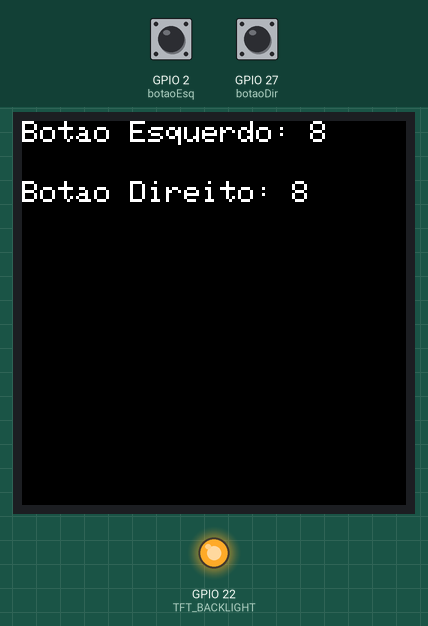
Simulated run of this sketch. Board: ESP32. Shown: 128×128 colour display, output pins drawn as LEDs (lit = HIGH). The test bench sets the inputs (shaded band); at power-on: GPIO 2 (botaoEsq) HIGH, GPIO 27 (botaoDir) HIGH.

Above: at 1.6 s.
1.7 s: GPIO 2 (botaoEsq) pulled LOW for 1 s
At 1.94 s:
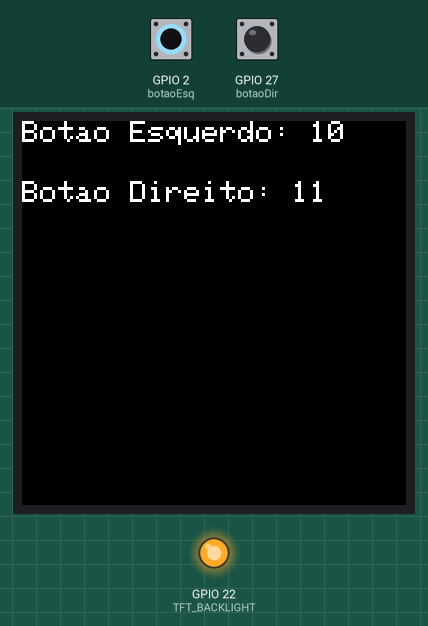
5.7 s: GPIO 27 (botaoDir) pulled LOW for 0.15 s
At 6.32 s:
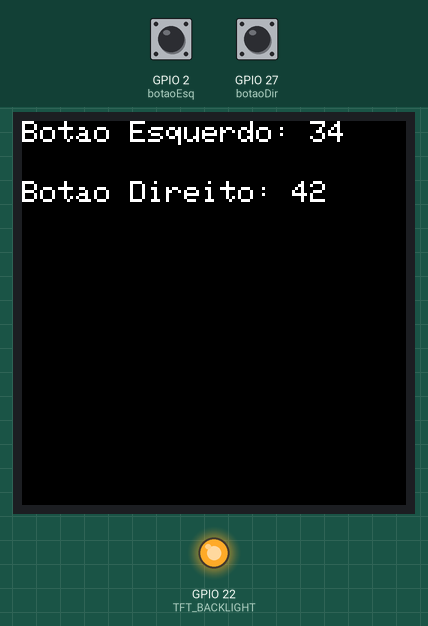
8.8 s: GPIO 2 (botaoEsq) pulled LOW for 1 s
At 9.13 s:
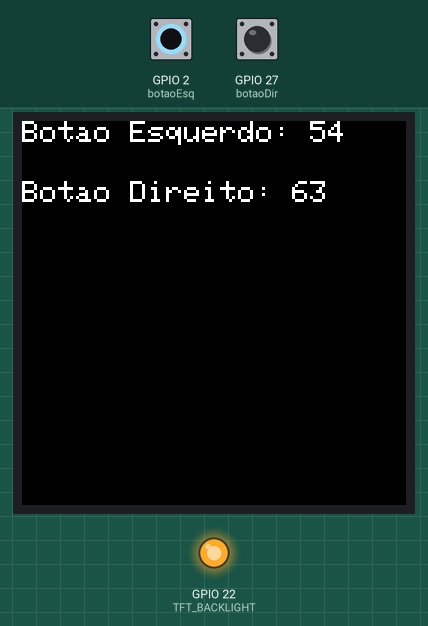
12.8 s: GPIO 27 (botaoDir) pulled LOW for 1 s
At 13.01 s:
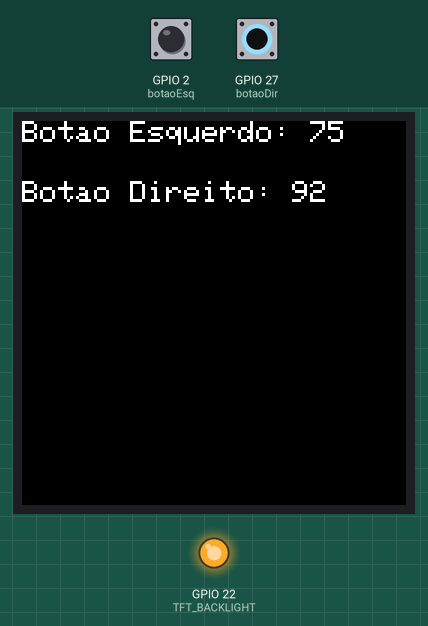
16.8 s: GPIO 27 (botaoDir) pulled LOW for 0.15 s
At 17.39 s:
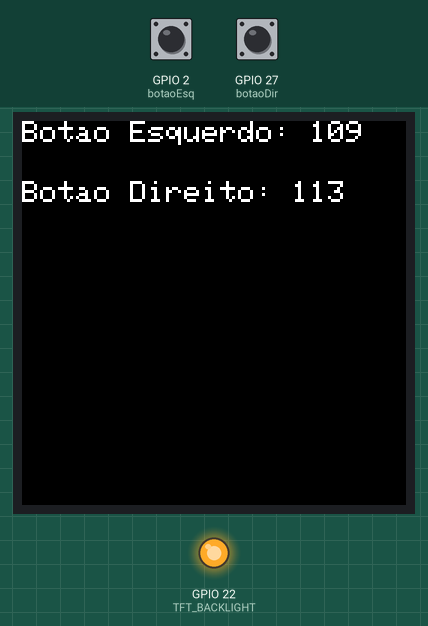
19.9 s: GPIO 2 (botaoEsq) pulsed LOW 5 times (0.12 s each, 0.3 s apart)
At 21.16 s:
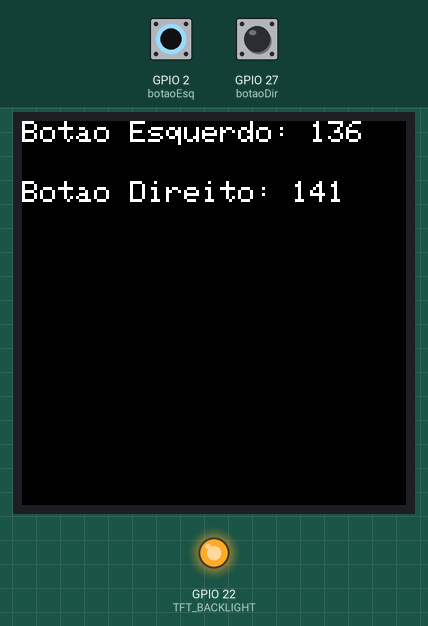

The sketch:

Pong.ino
```cpp
#include <Adafruit_GFX.h>    // Core graphics library
#include <Adafruit_ST7735.h> // Hardware-specific library for ST7735
#include <SPI.h>

// SDA no pino 23
// SDL no pino 18
#define TFT_CS        5 // Hallowing display control pins: chip select
#define TFT_RST       4 // Display reset
#define TFT_DC        16 // Display data/command select
#define TFT_BACKLIGHT  22 // Display backlight pin

#define SerialDebugging true

Adafruit_ST7735 tft = Adafruit_ST7735(TFT_CS, TFT_DC, TFT_RST);

#define botaoEsq 2
#define botaoDir 27

// color definitions
const uint16_t  Display_Color_Black        = 0x0000;
const uint16_t  Display_Color_Blue         = 0x001F;
const uint16_t  Display_Color_Red          = 0xF800;
const uint16_t  Display_Color_Green        = 0x07E0;
const uint16_t  Display_Color_Cyan         = 0x07FF;
const uint16_t  Display_Color_Magenta      = 0xF81F;
const uint16_t  Display_Color_Yellow       = 0xFFE0;
const uint16_t  Display_Color_White        = 0xFFFF;

// The colors we actually want to use
uint16_t        Display_Text_Color         = Display_Color_White;
uint16_t        Display_Backround_Color    = Display_Color_Black;

// assume the display is off until configured in setup()
bool            isDisplayVisible        = false;

// declare size of working string buffers. Basic strlen("d hh:mm:ss") = 10
const size_t    MaxString               = 16;

// Para alterar variaveis dentro de uma interrupção tem que usar as variaveis do tipo volatile
// Para informar que a variavel pode ser alterada a qualquer instante
volatile bool   isButtonPressedEsq = false;
volatile bool   isButtonPressedDir = false;

bool testeCor = false;

int esquerdo, direito = 0;
int tempBotaoEsq = 0;
int tempBotaoDir = 0;

// interrupt service routine
void senseButtonPressedEsq() {
  if (!isButtonPressedEsq) {
      isButtonPressedEsq = true;
  }
}
void senseButtonPressedDir() {
  if (!isButtonPressedDir) {
      isButtonPressedDir = true;
  }
}

void mudaCor(){
  if(testeCor){
    tft.fillScreen(Display_Color_Black);
    tft.setTextColor(Display_Color_White);
    tft.setCursor(0, 0);
    tft.print("Botao Esquerdo: ");
    tft.print(String(esquerdo));
    tft.setCursor(0, 20);
    tft.print("Botao Direito: ");
    tft.print(String(direito));
    testeCor = false;
  }
  else{
    tft.fillScreen(Display_Color_Black);
    tft.setTextColor(Display_Color_White);
    // tft.fillScreen(Display_Color_White);
    // tft.setTextColor(Display_Color_Black);
    tft.setCursor(0, 0);
    tft.print("Botao Esquerdo: ");
    tft.print(String(esquerdo));
    tft.setCursor(0, 20);
    tft.print("Botao Direito: ");
    tft.print(String(direito));
    testeCor = true;
  }
}

void botoes(){
  // has the button been pressed?
  if (isButtonPressedEsq) {
    // confirm button handled
    isButtonPressedEsq = false;
    esquerdo++;
    tempBotaoEsq = millis();
    mudaCor();
  }
  else if(!isButtonPressedEsq && digitalRead(botaoEsq) == HIGH && millis() - tempBotaoEsq >= 450){
    // Serial.println("Ainda está apertado o botaoEsq");
    esquerdo++;
    mudaCor();
  }

  if(isButtonPressedDir) {
    // confirm button handled
    isButtonPressedDir = false;
    direito++;
    tempBotaoDir = millis();
    mudaCor();
  }
  else if(!isButtonPressedDir && digitalRead(botaoDir) == HIGH && millis() - tempBotaoDir >= 450){
    // Serial.println("Ainda está apertado o botaoEsq");
    direito++;
    mudaCor();
  }
}

void setup() {
  pinMode(botaoEsq, INPUT_PULLUP);
  pinMode(botaoDir, INPUT_PULLUP);

  // Usa interrupção ou seja o microcontrolador vai estar verificando esse pino a todo momento
  // Quando ele vê que foi acionado ele pausa o código principal para executar o codigo atrelado a esse pino
  attachInterrupt(digitalPinToInterrupt(botaoEsq), senseButtonPressedEsq, HIGH);
  attachInterrupt(digitalPinToInterrupt(botaoDir), senseButtonPressedDir, HIGH);

  #if (SerialDebugging)
  Serial.begin(115200); while (!Serial); Serial.println();
  #endif

  // settling time
  delay(250);

  // ignore any power-on-reboot garbage
  isButtonPressedEsq = false;
  isButtonPressedDir = false;

  tft.initR(INITR_144GREENTAB);


  tft.setRotation(0);  // 0, 1, 2 ou 3 para ajustar a rotação

  // Initialize HalloWing-oriented screen
  pinMode(TFT_BACKLIGHT, OUTPUT);
  digitalWrite(TFT_BACKLIGHT, HIGH); // Backlight on

  // initialise the display
  tft.setFont();
  tft.fillScreen(Display_Backround_Color);
  tft.setTextColor(Display_Text_Color);
  tft.setTextSize(1);
  tft.setCursor(0, 0);
  tft.print("Botao Esquerdo: ");
  tft.print(String(esquerdo));
  tft.setCursor(0, 20);
  tft.print("Botao Direito: ");
  tft.print(String(direito));

  // the display is now on
  isDisplayVisible = true;
  tft.enableDisplay(isDisplayVisible);
}

void loop() {
  botoes();
  delay(100);
}
```
